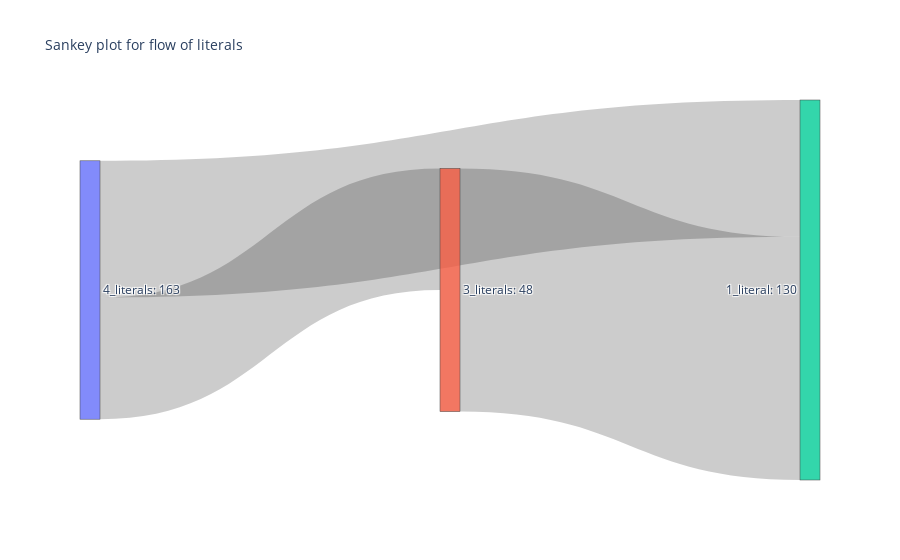

The notebook cell this image was saved under:
### Code cell
import plotly.graph_objects as go
fig = go.Figure(data=[go.Sankey(
    node = dict(
        pad = 15,
        thickness = 20,
        label = [f'{x}: {final_df[x].sum()}' for x in final_df.columns]
    ),
    link=dict(
        source = sankey_ST['source'],
        target = sankey_ST['target'],
        value = sankey_ST['value']
    ),
)])


fig.update_layout(title_text='Sankey plot for flow of literals', font_size=10)
fig.update_traces(textfont_size=12)
fig.show()

### Figure 1 — Plotly figure (JSON) as saved in the notebook; plotly's stock layout.template omitted (floating-point values rounded to 4 significant figures)
{"data": [{"link": {"source": [1, 0, 0], "target": [2, 2, 1], "value": [48, 27, 24]}, "node": {"label": ["4_literals: 163", "3_literals: 48", "1_literal: 130"], "pad": 15, "thickness": 20}, "textfont": {"size": 12}, "type": "sankey"}], "layout": {"font": {"size": 10}, "title": {"text": "Sankey plot for flow of literals"}}}
